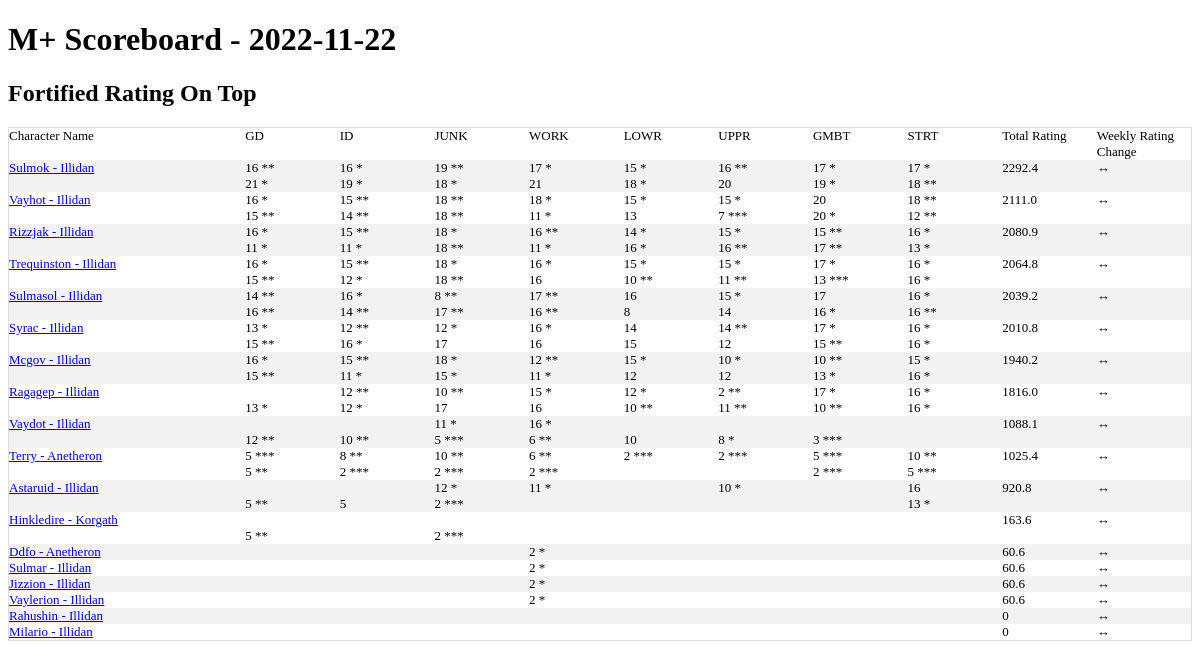
The page / on the database its author committed.
### tables this page shows
CREATE TABLE season_best_pivot_ext(
  name TEXT,
  realm TEXT,
  region TEXT,
  scoreboard_date TEXT,
  total_rating,
  "Tazavesh: So'leah's Gambit Fortified",
  "Tazavesh: So'leah's Gambit Tyrannical",
  "Tazavesh: Streets of Wonder Fortified",
  "Tazavesh: Streets of Wonder Tyrannical",
  "Return to Karazhan: Upper Fortified",
  "Return to Karazhan: Upper Tyrannical",
  "Return to Karazhan: Lower Fortified",
  "Return to Karazhan: Lower Tyrannical",
  "Iron Docks Fortified",
  "Iron Docks Tyrannical",
  "Grimrail Depot Fortified",
  "Grimrail Depot Tyrannical",
  "Mechagon Workshop Fortified",
  "Mechagon Workshop Tyrannical",
  "Mechagon Junkyard Fortified",
  "Mechagon Junkyard Tyrannical",
  daily_rating_change,
  pr_GMBT_for TEXT,
  pr_GMBT_tyr TEXT,
  pr_STRT_for TEXT,
  pr_STRT_tyr TEXT,
  pr_UPPR_for TEXT,
  pr_UPPR_tyr TEXT,
  pr_LOWR_for TEXT,
  pr_LOWR_tyr TEXT,
  pr_ID_for TEXT,
  pr_ID_tyr TEXT,
  pr_GD_for TEXT,
  pr_GD_tyr TEXT,
  pr_WKSP_for TEXT,
  pr_WKSP_tyr TEXT,
  pr_JUNK_for TEXT,
  pr_JUNK_tyr TEXT
);

CREATE TABLE base_characters (
                name TEXT
                ,realm TEXT
                ,region TEXT
                ,unique_key TEXT UNIQUE
                );

### app.py (the view)
@app.route('/')
def index():
    conn = create_connection()
    cursor  = conn.cursor()
    data = cursor.execute("""select * from base_characters base left join season_best_pivot_ext piv
    on upper(base.name) = upper(piv.name)
    and upper(base.realm) = upper(piv.realm)
    and upper(base.region) = upper(piv.region)
    where scoreboard_date = (select max(scoreboard_date) from  season_best_pivot_ext)

    order by total_rating desc""").fetchall()
    max_date = cursor.execute('select max(scoreboard_date) as max_date from season_best_pivot_ext').fetchone()
    print('hi')
    return render_template('index.html',data=data,max_date = max_date)

### templates/index.html
<!doctype html>
<link rel="stylesheet" href="{{ url_for('static', filename='style.css') }}">
<html>
<h1>M+ Scoreboard - {{max_date['max_date']}} </h1>
<h2>Fortified Rating On Top</h2>
<table class="scoreboard">
<tr>
    <td class="scoreboard_char_name">Character Name</td>
    <td class="scoreboard_attributes">GD</td>
    <td class="scoreboard_attributes">ID</td>
    <td class="scoreboard_attributes">JUNK</td>
    <td class="scoreboard_attributes">WORK</td>
    <td class="scoreboard_attributes">LOWR</td>
    <td class="scoreboard_attributes">UPPR</td>
    <td class="scoreboard_attributes">GMBT</td>
    <td class="scoreboard_attributes">STRT</td>
    <td class="scoreboard_attributes">Total Rating</td>
    <td class="scoreboard_attributes">Weekly Rating Change</td>
</tr>
{% for data in data %}
<tr>
    <td class="scoreboard_char_name"><a href="{{url_for('character_name',character_name=data['name'],realm=data['realm'],region=data['region'])}}">{{ data['name'] }} - {{data['realm']}}</a></td>
    <td class="scoreboard_attributes">{% if data['pr_GD_for'] !=  data['Grimrail Depot Fortified'] and data['pr_GD_for'] %}
    {{ data['Grimrail Depot Fortified']}} ( {{data['pr_GD_for']}}  )
    {% else %}
      {{ data['Grimrail Depot Fortified'] }}
    {% endif %}
    <br>
    {% if data['pr_GD_tyr'] !=  data['Grimrail Depot Tyrannical'] and data['pr_GD_tyr']%}
    {{ data['Grimrail Depot Tyrannical']}} ({{data['pr_GD_tyr']}})
    {% else %}
      {{ data['Grimrail Depot Tyrannical'] }}
    {% endif %}</td>
    <td class="scoreboard_attributes">{% if data['pr_ID_for'] !=  data['Iron Docks Fortified'] and data['pr_ID_for']%}
    {{ data['Iron Docks Fortified']}} ( {{data['pr_ID_for']}}  )
    {% else %}
      {{ data['Iron Docks Fortified'] }}
    {% endif %}
    <br>
    {% if data['pr_ID_tyr'] !=  data['Iron Docks Tyrannical'] and data['pr_ID_tyr'] %}
    {{ data['Iron Docks Tyrannical']}} ( {{data['pr_ID_tyr']}}
    {% else %}
      {{ data['Iron Docks Tyrannical'] }}
    {% endif %}</td>
    <td class="scoreboard_attributes">{% if data['pr_JUNK_for'] !=  data['Mechagon Junkyard Fortified'] and data['pr_JUNK_for'] %}
    {{ data['Mechagon Junkyard Fortified']}} ( {{data['pr_JUNK_for']}}  )
    {% else %}
      {{ data['Mechagon Junkyard Fortified'] }}
    {% endif %}
    <br>
    {% if data['pr_JUNK_tyr'] !=  data['Mechagon Junkyard Tyrannical'] and data['pr_JUNK_tyr'] %}
    {{ data['Mechagon Junkyard Tyrannical']}} ( {{data['pr_JUNK_tyr']}}
    {% else %}
      {{ data['Mechagon Junkyard Tyrannical'] }}
    {% endif %}</td>
    <td class="scoreboard_attributes">{% if data['pr_WKSP_for'] !=  data['Mechagon Workshop Fortified'] and data['pr_WKSP_for'] %}
    {{ data['Mechagon Workshop Fortified']}} ( {{data['pr_WKSP_for']}}  )
    {% else %}
    {{ data['Mechagon Workshop Fortified'] }}
    {% endif %}
    <br>
    {% if data['pr_WKSP_tyr'] !=  data['Mechagon Workshop Tyrannical'] and data['pr_WKSP_tyr'] %}
    {{ data['Mechagon Workshop Tyrannical']}} ( {{data['pr_WKSP_tyr']}}
    {% else %}
    {{ data['Mechagon Workshop Tyrannical'] }}
    {% endif %}
    </td>
    <td class="scoreboard_attributes">{% if data['pr_LOWR_for'] !=  data['Return to Karazhan: Lower Fortified'] and data['pr_LOWR_for'] %}
    {{ data['Return to Karazhan: Lower Fortified']}} ( {{data['pr_LOWR_for']}}  )
    {% else %}
    {{ data['Return to Karazhan: Lower Fortified'] }}
    {% endif %}
    <br>
    {% if data['pr_LOWR_tyr'] !=  data['Return to Karazhan: Lower Tyrannical']  and data['pr_LOWR_tyr']%}
    {{ data['Return to Karazhan: Lower Tyrannical']}} ( {{data['pr_LOWR_tyr']}}
    {% else %}
    {{ data['Return to Karazhan: Lower Tyrannical'] }}
    {% endif %}</td>
    <td class="scoreboard_attributes">{% if data['pr_UPPR_for'] !=  data['Return to Karazhan: Upper Fortified'] and data['pr_UPPR_for']%}
    {{ data['Return to Karazhan: Upper Fortified']}} ( {{data['pr_UPPR_for']}}  )
    {% else %}
    {{ data['Return to Karazhan: Upper Fortified'] }}
    {% endif %}
    <br>
    {% if data['pr_UPPR_tyr'] !=  data['Return to Karazhan: Upper Tyrannical'] and data['pr_UPPR_tyr'] %}
    {{ data['Return to Karazhan: Upper Tyrannical']}} ( {{data['pr_UPPR_tyr']}}
    {% else %}
    {{ data['Return to Karazhan: Upper Tyrannical'] }}
    {% endif %}</td>
    <td class="scoreboard_attributes">{% if data['pr_GMBT_for'] !=  data['Tazavesh: So\'leah\'s Gambit Fortified'] and data['pr_GMBT_for']%}
    {{ data['Tazavesh: So\'leah\'s Gambit Fortified'] }} ( {{data['pr_GMBT_for']}}  )
    {% else %}
      {{ data['Tazavesh: So\'leah\'s Gambit Fortified'] }}
    {% endif %}
    <br>
    {% if data['pr_GMBT_tyr'] !=  data['Tazavesh: So\'leah\'s Gambit Tyrannical'] and data['pr_GMBT_tyr']%}
    {{ data['Tazavesh: So\'leah\'s Gambit Tyrannical'] }} ( {{data['pr_GMBT_tyr']}}  )
    {% else %}
      {{ data['Tazavesh: So\'leah\'s Gambit Tyrannical'] }}
    {% endif %}</td>
    <td class="scoreboard_attributes">{% if data['pr_STRT_for'] !=  data['Tazavesh: Streets of Wonder Fortified'] and data['pr_STRT_for'] %}
    {{ data['Tazavesh: Streets of Wonder Fortified']}} ( {{data['pr_STRT_for']}}  )
    {% else %}
    {{ data['Tazavesh: Streets of Wonder Fortified'] }}
    {% endif %}
    <br>
    {% if data['pr_STRT_tyr'] !=  data['Tazavesh: Streets of Wonder Tyrannical'] and data['pr_STRT_tyr'] %}
    {{ data['Tazavesh: Streets of Wonder Tyrannical']}} ( {{data['pr_STRT_tyr']}}
    {% else %}
    {{ data['Tazavesh: Streets of Wonder Tyrannical'] }}
    {% endif %}</td>
    <td class="scoreboard_attributes">{{ data['total_rating'] }}</td>
   {% if data['daily_rating_change'] > 0 %}
     <td class="scoreboard_attributes">&uarr; {{ data['daily_rating_change'] }}</td>
   {% elif data['daily_rating_change']  < 0 %}
     <td class="scoreboard_attributes">&darr;{{ data['daily_rating_change'] }}</td>
   {% else %}
     <td class="scoreboard_attributes">&harr;</td>
   {% endif %}
{% endfor %}
</table>
</html>

### static/style.css (style rules this page uses)
table.scoreboard { border-collapse: collapse; border-spacing: 0; width: 100%; border: 1px solid #ddd; }
th, td { text-align: left; vertical-align:top; padding: 0px; font-size: 13px; }
tr:nth-child(even) { background-color: #f2f2f2; }
td.scoreboard_char_name { width:20%; }
td.scoreboard_attributes { width:8%; }

### rows shown on the page
season_best_pivot_ext: name "Sulmok", realm "Illidan", Grimrail Depot Fortified "16 **", Grimrail Depot Tyrannical "21 *", Iron Docks Fortified "16 *", Iron Docks Tyrannical "19 *", Mechagon Junkyard Fortified "19 **", Mechagon Junkyard Tyrannical "18 *", Mechagon Workshop Fortified "17 *", Mechagon Workshop Tyrannical "21", data "15 *", data "18 *", data "16 **", data "20", data "17 *", data "19 *", data "18 **", total_rating "2292.4"
season_best_pivot_ext: name "Vayhot", realm "Illidan", Grimrail Depot Fortified "16 *", Grimrail Depot Tyrannical "15 **", Iron Docks Fortified "15 **", Iron Docks Tyrannical "14 **", Mechagon Junkyard Fortified "18 **", Mechagon Junkyard Tyrannical "18 **", Mechagon Workshop Fortified "18 *", Mechagon Workshop Tyrannical "11 *", data "15 *", data "13", data "7 ***", data "20", data "20 *", data "18 **", data "12 **", total_rating "2111.0"
season_best_pivot_ext: name "Rizzjak", realm "Illidan", Grimrail Depot Fortified "16 *", Grimrail Depot Tyrannical "11 *", Iron Docks Fortified "15 **", Iron Docks Tyrannical "11 *", Mechagon Junkyard Fortified "18 *", Mechagon Junkyard Tyrannical "18 **", Mechagon Workshop Fortified "16 **", Mechagon Workshop Tyrannical "11 *", data "14 *", data "16 *", data "15 *", data "16 **", data "15 **", data "17 **", data "13 *", total_rating "2080.9"
season_best_pivot_ext: name "Trequinston", realm "Illidan", Grimrail Depot Fortified "16 *", Grimrail Depot Tyrannical "15 **", Iron Docks Fortified "15 **", Iron Docks Tyrannical "12 *", Mechagon Junkyard Fortified "18 *", Mechagon Junkyard Tyrannical "18 **", Mechagon Workshop Fortified "16 *", Mechagon Workshop Tyrannical "16", data "15 *", data "10 **", data "11 **", data "17 *", data "13 ***", data "16 *", total_rating "2064.8"
season_best_pivot_ext: name "Sulmasol", realm "Illidan", Grimrail Depot Fortified "14 **", Grimrail Depot Tyrannical "16 **", Iron Docks Fortified "16 *", Iron Docks Tyrannical "14 **", Mechagon Junkyard Fortified "8 **", Mechagon Junkyard Tyrannical "17 **", Mechagon Workshop Fortified "17 **", Mechagon Workshop Tyrannical "16 **", data "16", data "8", data "15 *", data "14", data "17", data "16 *", data "16 **", total_rating "2039.2"
season_best_pivot_ext: name "Syrac", realm "Illidan", Grimrail Depot Fortified "13 *", Grimrail Depot Tyrannical "15 **", Iron Docks Fortified "12 **", Iron Docks Tyrannical "16 *", Mechagon Junkyard Fortified "12 *", Mechagon Junkyard Tyrannical "17", Mechagon Workshop Fortified "16 *", Mechagon Workshop Tyrannical "16", data "14", data "15", data "14 **", data "12", data "17 *", data "15 **", data "16 *", total_rating "2010.8"
season_best_pivot_ext: name "Mcgov", realm "Illidan", Grimrail Depot Fortified "16 *", Grimrail Depot Tyrannical "15 **", Iron Docks Fortified "15 **", Iron Docks Tyrannical "11 *", Mechagon Junkyard Fortified "18 *", Mechagon Junkyard Tyrannical "15 *", Mechagon Workshop Fortified "12 **", Mechagon Workshop Tyrannical "11 *", data "15 *", data "12", data "10 *", data "10 **", data "13 *", data "16 *", total_rating "1940.2"
season_best_pivot_ext: name "Ragagep", realm "Illidan", Grimrail Depot Tyrannical "13 *", Iron Docks Fortified "12 **", Iron Docks Tyrannical "12 *", Mechagon Junkyard Fortified "10 **", Mechagon Junkyard Tyrannical "17", Mechagon Workshop Fortified "15 *", Mechagon Workshop Tyrannical "16", data "12 *", data "10 **", data "2 **", data "11 **", data "17 *", data "16 *", total_rating "1816.0"
season_best_pivot_ext: name "Vaydot", realm "Illidan", Grimrail Depot Tyrannical "12 **", Iron Docks Tyrannical "10 **", Mechagon Junkyard Fortified "11 *", Mechagon Junkyard Tyrannical "5 ***", Mechagon Workshop Fortified "16 *", Mechagon Workshop Tyrannical "6 **", data "10", data "8 *", data "3 ***", total_rating "1088.1"
season_best_pivot_ext: name "Terry", realm "Anetheron", Grimrail Depot Fortified "5 ***", Grimrail Depot Tyrannical "5 **", Iron Docks Fortified "8 **", Iron Docks Tyrannical "2 ***", Mechagon Junkyard Fortified "10 **", Mechagon Junkyard Tyrannical "2 ***", Mechagon Workshop Fortified "6 **", Mechagon Workshop Tyrannical "2 ***", data "2 ***", data "5 ***", data "10 **", total_rating "1025.4"
season_best_pivot_ext: name "Astaruid", realm "Illidan", Grimrail Depot Tyrannical "5 **", Iron Docks Tyrannical "5", Mechagon Junkyard Fortified "12 *", Mechagon Junkyard Tyrannical "2 ***", Mechagon Workshop Fortified "11 *", data "10 *", data "16", data "13 *", total_rating "920.8"
season_best_pivot_ext: name "Hinkledire", realm "Korgath", Grimrail Depot Tyrannical "5 **", Mechagon Junkyard Tyrannical "2 ***", total_rating "163.6"
season_best_pivot_ext: name "Ddfo", realm "Anetheron", Mechagon Workshop Fortified "2 *", total_rating "60.6"
season_best_pivot_ext: name "Sulmar", realm "Illidan", Mechagon Workshop Fortified "2 *", total_rating "60.6"
season_best_pivot_ext: name "Jizzion", realm "Illidan", Mechagon Workshop Fortified "2 *", total_rating "60.6"
season_best_pivot_ext: name "Vaylerion", realm "Illidan", Mechagon Workshop Fortified "2 *", total_rating "60.6"
season_best_pivot_ext: name "Rahushin", realm "Illidan", total_rating "0"
season_best_pivot_ext: name "Milario", realm "Illidan", total_rating "0"

### other values the page prints
{{ max_date['max_date'] }} "2022-11-22"
